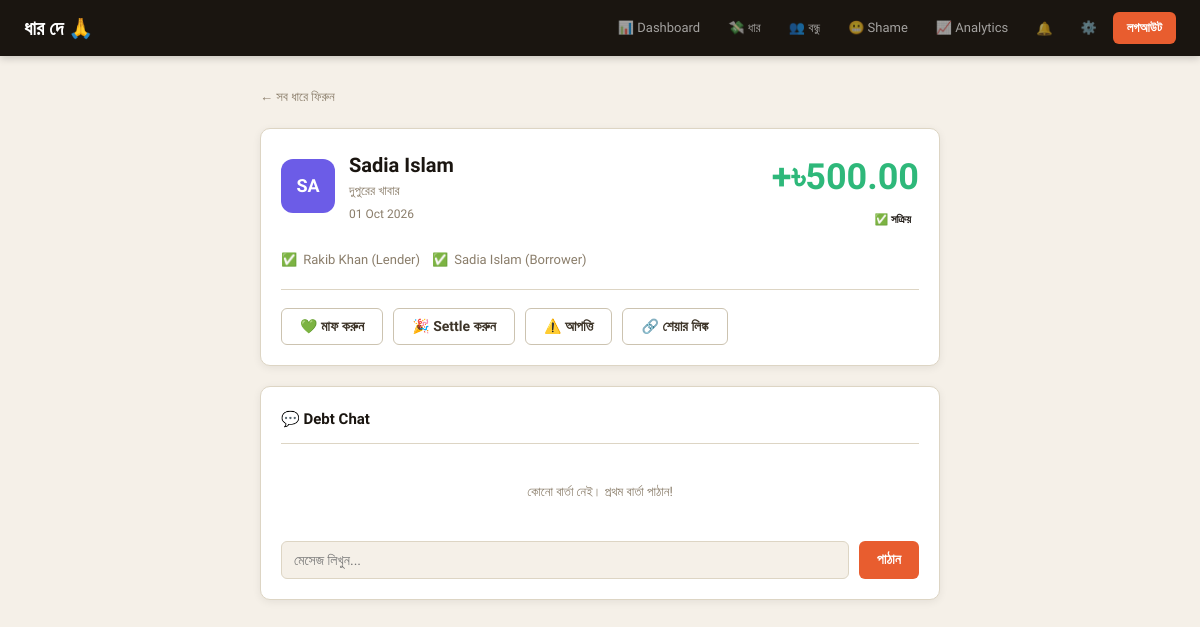
The page /debt-detail.php?id=1 (signed in) on the database its author committed.
### tables this page shows
CREATE TABLE debts (
  id                  INT AUTO_INCREMENT PRIMARY KEY,
  lender_id           INT NOT NULL,
  borrower_id         INT NOT NULL,
  amount              DECIMAL(12,2) NOT NULL,
  paid_amount         DECIMAL(12,2) DEFAULT 0.00,
  reason              TEXT,
  due_date            DATE,
  status              ENUM('pending','active','partial','settled','forgiven','contested') DEFAULT 'pending',
  lender_confirmed    TINYINT(1) DEFAULT 0,
  borrower_confirmed  TINYINT(1) DEFAULT 0,
  share_token         VARCHAR(100) DEFAULT NULL,
  token_expires       DATETIME DEFAULT NULL,
  created_at          DATETIME DEFAULT CURRENT_TIMESTAMP,
  FOREIGN KEY (lender_id)   REFERENCES users(id) ON DELETE CASCADE,
  FOREIGN KEY (borrower_id) REFERENCES users(id) ON DELETE CASCADE
);

CREATE TABLE users (
  id          INT AUTO_INCREMENT PRIMARY KEY,
  name        VARCHAR(100) NOT NULL,
  email       VARCHAR(255) UNIQUE NOT NULL,
  password    VARCHAR(255) NOT NULL,
  photo       VARCHAR(500) DEFAULT NULL,
  debt_score  INT DEFAULT 50,
  shame_opt   TINYINT(1) DEFAULT 1,
  created_at  DATETIME DEFAULT CURRENT_TIMESTAMP
);

### debt-detail.php (called while the page is built, shortened)
<?php
require 'includes/db.php';
require 'includes/functions.php';
$uid    = $_SESSION['user_id'];
$debtId = intval($_GET['id'] ?? 0);
$stmt = $pdo->prepare(
    "SELECT d.*, ul.name AS lender_name, ul.email AS lender_email,
                  ub.name AS borrower_name, ub.email AS borrower_email
     FROM debts d
     JOIN users ul ON d.lender_id   = ul.id
     JOIN users ub ON d.borrower_id = ub.id
     WHERE d.id = ? AND (d.lender_id = ? OR d.borrower_id = ?)"
);
$stmt->execute([$debtId, $uid, $uid]);
$debt = $stmt->fetch();
$msgStmt = $pdo->prepare(
    "SELECT m.*, u.name AS sender_name
     FROM messages m
     JOIN users u ON m.sender_id = u.id
     WHERE m.debt_id = ?
     ORDER BY m.created_at ASC"
);
$msgStmt->execute([$debtId]);
$messages = $msgStmt->fetchAll();
$isLender       = $uid == $debt['lender_id'];
$other          = $isLender ? $debt['borrower_name'] : $debt['lender_name'];
$remaining      = $debt['amount'] - $debt['paid_amount'];
$pct            = $debt['amount'] > 0 ? round($debt['paid_amount'] / $debt['amount'] * 100) : 0;
$canAct         = in_array($debt['status'], ['pending', 'active', 'partial', 'contested']);
require 'views/debt-detail.html.php';

### functions.php (called while the page is built, shortened)
<?php
function avatarColor($name) {
    $colors = ['#e85d2f', '#2eb87a', '#f5a623', '#6c5ce7', '#0984e3', '#e84393', '#00b894', '#d63031'];
    return $colors[ord($name[0]) % count($colors)];
}
function taka($amount) {
    return '৳' . number_format($amount, 2);
}

### debt-detail.html.php (the view, shortened to what this page needs)
<!DOCTYPE html>
<html lang="bn">
<head>
    <link rel="stylesheet" href="/dhaar-de/css/style.css">
    <link rel="stylesheet" href="/dhaar-de/css/dashboard.css">
</head>
<body>
<?php include 'includes/navbar.php'; ?>
<div class="page-wrap" style="max-width:720px">
    <a href="/dhaar-de/debts.php" style="font-size:13px;color:var(--muted);display:inline-flex;align-items:center;gap:6px;margin-bottom:20px">
        ← সব ধারে ফিরুন
    </a>
    <div class="card" style="margin-bottom:20px">
        <div style="display:flex;justify-content:space-between;align-items:flex-start;flex-wrap:wrap;gap:16px">
            <div style="display:flex;align-items:center;gap:14px">
                <div class="avatar avatar-lg" style="background:<?= avatarColor($other) ?>">
                    <?= mb_strtoupper(mb_substr($other, 0, 2)) ?>
                </div>
                <div>
                    <h2 style="font-size:20px;font-weight:700">
                        <?= htmlspecialchars($other) ?>
                    </h2>
                    <p style="color:var(--muted);font-size:13px"><?= htmlspecialchars($debt['reason'] ?: 'কারণ উল্লেখ নেই') ?></p>
                    <p style="color:var(--muted);font-size:12px;margin-top:3px">
                        <?= date('d M Y', strtotime($debt['created_at'])) ?>
                    </p>
                </div>
            </div>
            <div style="text-align:right">
                <div style="font-size:36px;font-weight:700;color:<?= $isLender ? 'var(--green)' : 'var(--accent)' ?>">
                    <?= ($isLender ? '+' : '−') . taka($remaining) ?>
                </div>
                <span class="pill pill-<?= $debt['status'] ?>">
                    <?= match($debt['status']) {
                        'pending'   => '⏳ অপেক্ষায়',
                        'active'    => '✅ সক্রিয়',
                        'partial'   => "📊 {$pct}% পরিশোধ",
                        'settled'   => '🎉 সম্পূর্ণ',
                        'forgiven'  => '💚 মাফ',
                        'contested' => '⚠️ বিতর্কিত',
                        default     => $debt['status']
                    } ?>
                </span>
            </div>
        </div>
        <div style="display:flex;gap:12px;margin-top:18px;flex-wrap:wrap">
            <div style="display:flex;align-items:center;gap:6px;font-size:13px">
                <span><?= $debt['lender_confirmed'] ? '✅' : '⏳' ?></span>
                <span style="color:var(--muted)"><?= htmlspecialchars($debt['lender_name']) ?> (Lender)</span>
            </div>
            <div style="display:flex;align-items:center;gap:6px;font-size:13px">
                <span><?= $debt['borrower_confirmed'] ? '✅' : '⏳' ?></span>
                <span style="color:var(--muted)"><?= htmlspecialchars($debt['borrower_name']) ?> (Borrower)</span>
            </div>
        </div>
        <?php if ($canAct): ?>
        <hr class="divider">
        <div style="display:flex;gap:10px;flex-wrap:wrap">
            <?php if ($uid == $debt['lender_id'] && $debt['status'] !== 'forgiven'): ?>
            <form method="POST" style="display:inline" onsubmit="return confirm('ধার মাফ করবেন?')">
                <button class="btn btn-outline" type="submit">💚 মাফ করুন</button>
            </form>
            <?php endif; ?>
            <form method="POST" style="display:inline" onsubmit="return confirm('ধার সম্পূর্ণ পরিশোধ হয়েছে?')">
                <button class="btn btn-outline" type="submit">🎉 Settle করুন</button>
            </form>
            <?php if ($debt['status'] === 'active' || $debt['status'] === 'partial'): ?>
            <form method="POST" style="display:inline" onsubmit="return confirm('সত্যিই আপত্তি করবেন?')">
                <button class="btn btn-outline" type="submit">⚠️ আপত্তি</button>
            </form>
            <?php endif; ?>
            <form method="POST" style="display:inline">
                <button class="btn btn-outline" type="submit">🔗 শেয়ার লিঙ্ক</button>
            </form>
        </div>
        <?php endif; ?>
    </div>
    <div class="card" id="chat">
        <div class="card-header"><h3>💬 Debt Chat</h3></div>
        <div class="chat-box" id="chatBox">
            <?php if (empty($messages)): ?>
                <div style="text-align:center;padding:20px;color:var(--muted);font-size:13px">
                    কোনো বার্তা নেই। প্রথম বার্তা পাঠান!
                </div>
            <?php endif; ?>
        </div>
        <form method="POST" class="chat-input-row">
            <input class="form-input" type="text" name="message" placeholder="মেসেজ লিখুন..." required>
            <button class="btn btn-primary" type="submit">পাঠান</button>
        </form>
    </div>
</div>
</body>
</html>

### style.css (style rules this page uses)
:root { --bg: #f5f0e8; --surface: #fffdf7; --surface2: #ede8dd; --border: #ddd5c4; --border2: #ccc3b0; --accent: #e85d2f; --accent-h: #c9451e; --green: #2eb87a; --green-h: #22a066; --amber: #f5a623; --text: #1a1510; --text2: #3d3428; --muted: #8a7d6a; --card: #ffffff; --red-soft: #fff0ec; --grn-soft: #edfaf3; --ylw-soft: #fffbec; --shadow: 0 2px 8px rgba(0,0,0,.07); --shadow-md: 0 4px 16px rgba(0,0,0,.1); --shadow-lg: 0 8px 32px rgba(0,0,0,.12); --radius: 10px; --radius-sm: 6px; }
* { margin: 0; padding: 0; box-sizing: border-box; }
html { font-size: 16px; }
body { background: var(--bg); color: var(--text); font-family: 'Hind Siliguri', 'Segoe UI', sans-serif; font-size: 15px; line-height: 1.6; min-height: 100vh; }
a { color: inherit; text-decoration: none; }
.page-wrap { max-width: 1100px; margin: 0 auto; padding: 28px 20px; }
.card { background: var(--card); border: 1px solid var(--border); border-radius: var(--radius); padding: 20px; box-shadow: var(--shadow); }
.card-header { display: flex; justify-content: space-between; align-items: center; margin-bottom: 14px; padding-bottom: 12px; border-bottom: 1px solid var(--border); }
.card-header h3 { font-size: 15px; font-weight: 700; }
.btn { display: inline-flex; align-items: center; gap: 6px; padding: 9px 18px; border-radius: var(--radius-sm); font-size: 14px; font-weight: 600; font-family: 'Hind Siliguri', sans-serif; cursor: pointer; border: none; transition: background .15s, border-color .15s, color .15s; text-decoration: none; white-space: nowrap; }
.btn-primary { background: var(--accent); color: #fff; }
.btn-outline { background: transparent; border: 1px solid var(--border2); color: var(--text2); }
.pill { display: inline-flex; align-items: center; gap: 4px; font-size: 11px; padding: 3px 8px; border-radius: 20px; font-weight: 600; white-space: nowrap; }
.form-input, .form-select, .form-textarea { width: 100%; padding: 10px 12px; background: var(--bg); border: 1px solid var(--border); border-radius: var(--radius-sm); font-size: 14px; font-family: 'Hind Siliguri', sans-serif; color: var(--text); outline: none; transition: border-color .15s; }
.avatar { width: 38px; height: 38px; border-radius: 8px; display: flex; align-items: center; justify-content: center; font-weight: 700; font-size: 13px; color: #fff; flex-shrink: 0; }
.avatar-lg { width: 54px; height: 54px; font-size: 18px; border-radius: 12px; }
.divider { border: none; border-top: 1px solid var(--border); margin: 18px 0; }

### dashboard.css (style rules this page uses)
.chat-box { max-height: 320px; overflow-y: auto; display: flex; flex-direction: column; gap: 10px; padding: 4px 0; }
.chat-input-row { display: flex; gap: 10px; margin-top: 14px; }
.chat-input-row .form-input { flex: 1; }

### rows shown on the page
debts: lender.name "SA", borrower.name "Sadia Islam", reason "দুপুরের খাবার", created_at "01 Oct 2026", taka($remaining) "৳500.00", status "✅ সক্রিয়", lender.name "Rakib Khan"
